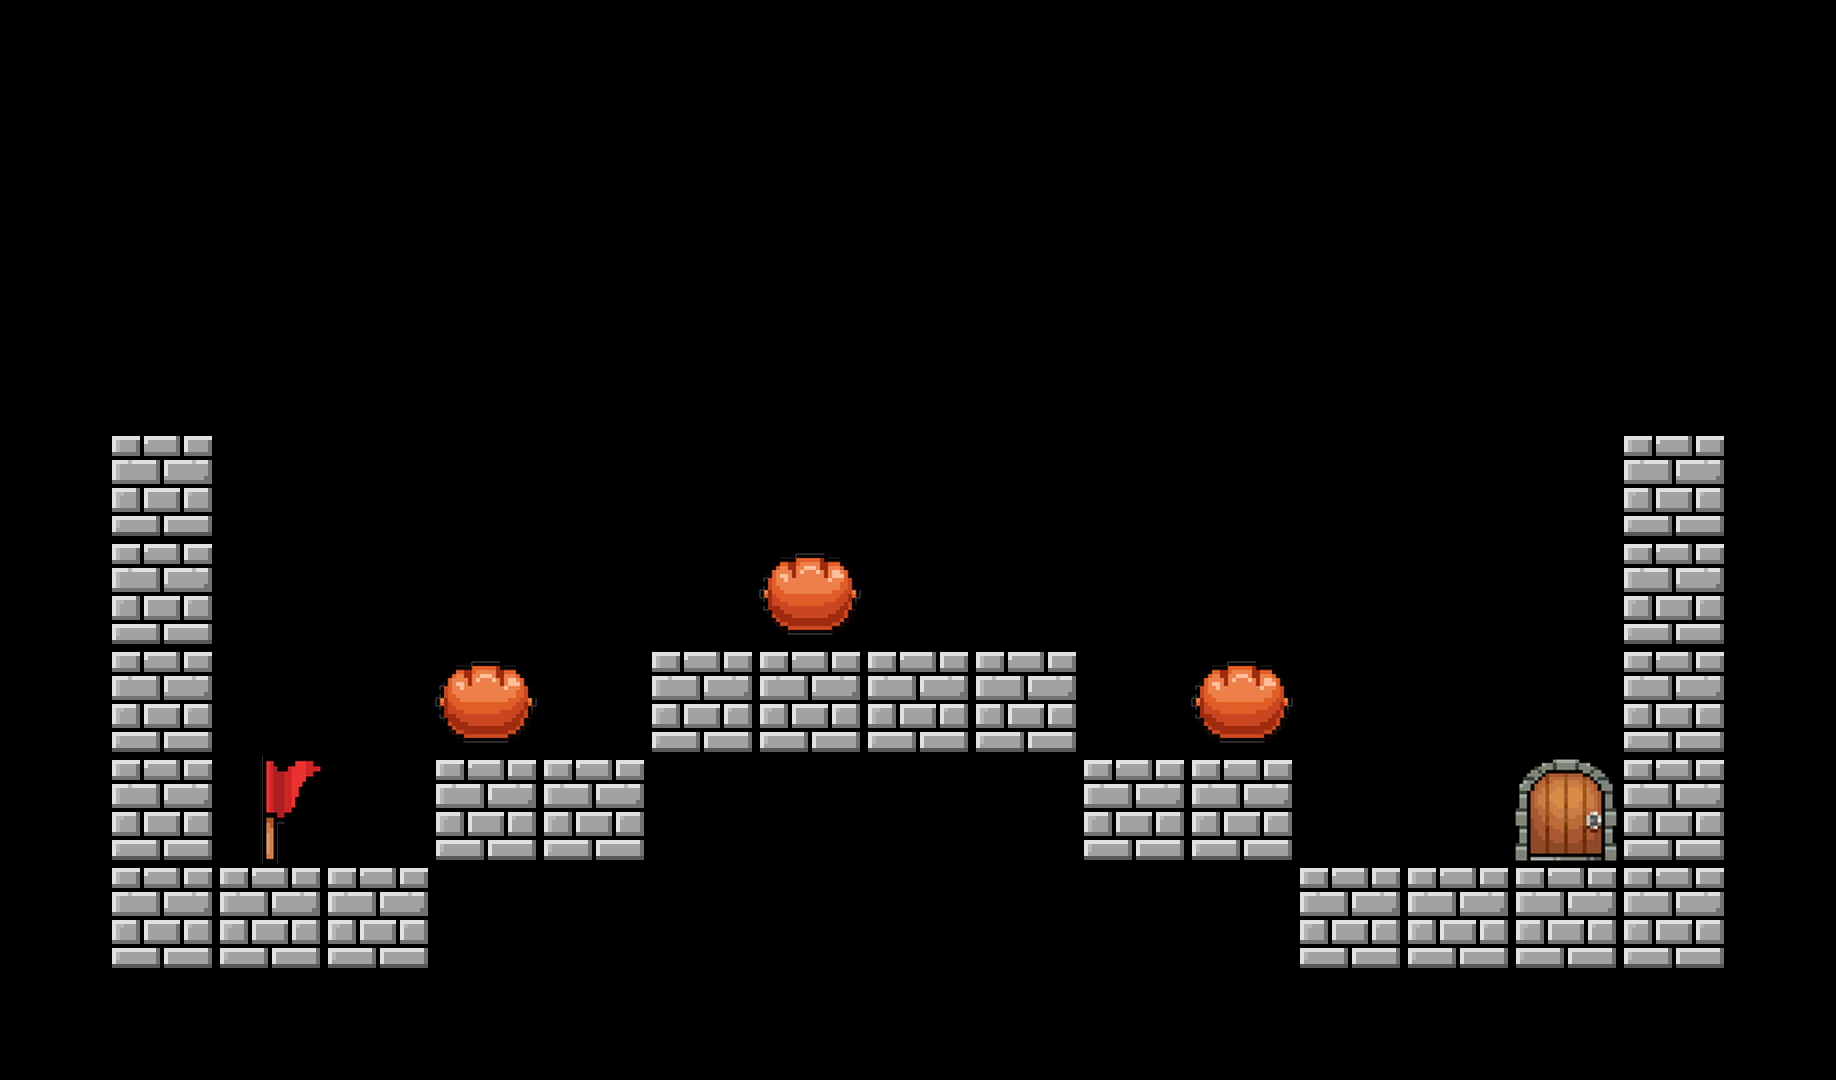

Tiled map render using the project's own tile images. Description and the whole map definition, tile-layer contents included, below:
An orthogonal 17x10 tile map with 108x108 px tiles, 1 tile layer (TileLayer).

<map version="1.5" tiledversion="1.7.2" orientation="orthogonal" renderorder="right-down" width="17" height="10" tilewidth="108" tileheight="108" infinite="0" nextlayerid="2" nextobjectid="1">
 <tileset firstgid="1" source="tile_108.tsx" />
 <layer id="1" name="TileLayer" width="17" height="10">
  <data encoding="csv">
0,0,0,0,0,0,0,0,0,0,0,0,0,0,0,0,0,
0,0,0,0,0,0,0,0,0,0,0,0,0,0,0,0,0,
0,0,0,0,0,0,0,0,0,0,0,0,0,0,0,0,0,
0,0,0,0,0,0,0,0,0,0,0,0,0,0,0,0,0,
0,5,0,0,0,0,0,0,0,0,0,0,0,0,0,5,0,
0,5,0,0,0,0,0,3,0,0,0,0,0,0,0,5,0,
0,5,0,0,3,0,5,5,5,5,0,3,0,0,0,5,0,
0,5,1,0,5,5,0,0,0,0,5,5,0,0,2,5,0,
0,5,5,5,0,0,0,0,0,0,0,0,5,5,5,5,0,
0,0,0,0,0,0,0,0,0,0,0,0,0,0,0,0,0
</data>
 </layer>
</map>
